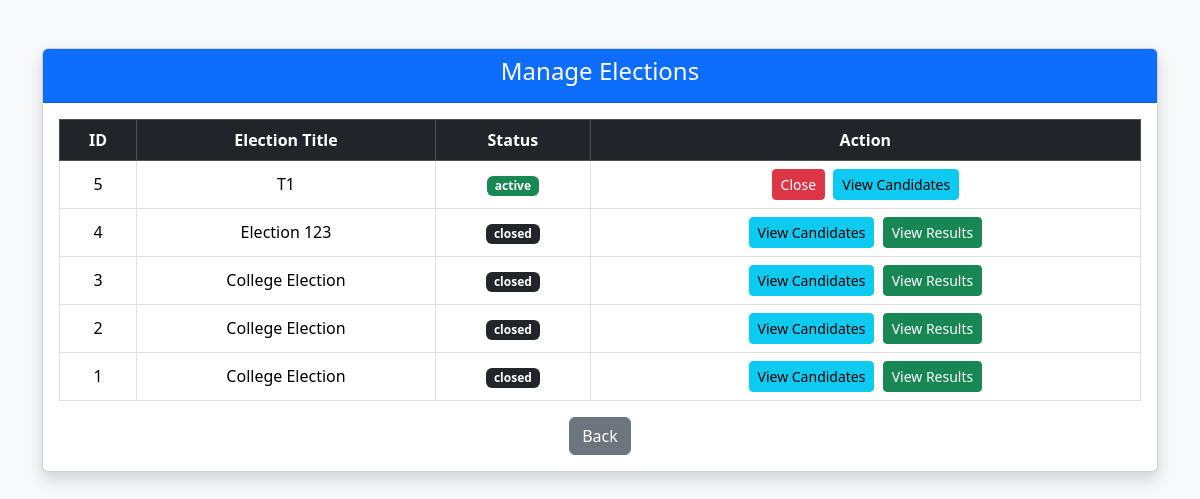
Page /admin/elections (signed in) on the committed database.
### tables this page shows
CREATE TABLE elections (
            id INTEGER PRIMARY KEY AUTOINCREMENT,
            title TEXT NOT NULL,
            description TEXT,
            status TEXT CHECK(status IN ('upcoming', 'active', 'closed')) NOT NULL DEFAULT 'upcoming',
            created_by INTEGER NOT NULL
        );

### app.py (the view)
@app.route("/admin/elections")
@login_required
@admin_required
def admin_elections():
    conn = get_db_connection()
    elections = conn.execute(
        "SELECT * FROM elections ORDER BY id DESC"
    ).fetchall()
    conn.close()
    return render_template("admin/manage_elections.html", elections=elections)

### app.py (called while the page is built)
def get_db_connection():
    conn = sqlite3.connect(DATABASE)
    conn.row_factory = sqlite3.Row
    return conn

def login_required(view_func):
    @wraps(view_func)
    def wrapper(*args, **kwargs):
        if "user_id" not in session:
            flash("Please login first", "danger")
            return redirect(url_for("login"))
        return view_func(*args, **kwargs)
    return wrapper

def admin_required(view_func):
    @wraps(view_func)
    def wrapper(*args, **kwargs):
        if "user_id" not in session:
            flash("Please login first", "danger")
            return redirect(url_for("login"))
        if session.get("role") != "admin":
            flash("Admin access required", "danger")
            return redirect(url_for("login"))
        return view_func(*args, **kwargs)
    return wrapper

### templates/admin/manage_elections.html (shortened to what this page needs)
<!DOCTYPE html>
<html lang="en">
<head>
    <link href="https://cdn.jsdelivr.net/npm/bootstrap@5.3.2/dist/css/bootstrap.min.css" rel="stylesheet">
</head>
<body class="bg-light">
<div class="container mt-5">
    <div class="card shadow">
        <div class="card-header bg-primary text-white text-center">
            <h4>Manage Elections</h4>
        </div>
        <div class="card-body">
            {% if elections %}
            <table class="table table-bordered text-center align-middle">
                <thead class="table-dark">
                    <tr>
                        <th>ID</th>
                        <th>Election Title</th>
                        <th>Status</th>
                        <th>Action</th>
                    </tr>
                </thead>
                <tbody>
                    {% for election in elections %}
                    <tr>
                        <td>{{ election.id }}</td>
                        <td>{{ election.title }}</td>
                        <td>
                            <span class="badge
                                {% if election.status == 'upcoming' %}bg-secondary
                                {% elif election.status == 'active' %}bg-success
                                {% else %}bg-dark{% endif %}">
                                {{ election.status }}
                            </span>
                        </td>
                        <td>
                            {% if election.status == "upcoming" %}
                                <form action="/admin/activate-election/{{ election.id }}"
                                    method="post" class="d-inline">
                                    <button class="btn btn-sm btn-primary">Activate</button>
                                </form>
                                <a href="/admin/add-candidate/{{ election.id }}"
                                class="btn btn-sm btn-success ms-1">
                                    Add Candidate
                                </a>
                            {% elif election.status == "active" %}
                                <form action="/admin/close-election/{{ election.id }}"
                                    method="post" class="d-inline">
                                    <button class="btn btn-sm btn-danger">Close</button>
                                </form>
                                <a href="/admin/election/{{ election.id }}/candidates"
                                class="btn btn-sm btn-info ms-1">
                                    View Candidates
                                </a>
                            {% else %}
                                <a href="/admin/election/{{ election.id }}/candidates"
                                class="btn btn-sm btn-info">
                                    View Candidates
                                </a>
                                <a href="{{ url_for('admin_results', election_id=election.id) }}"
                                class="btn btn-sm btn-success ms-1">
                                    View Results
                                </a>
                            {% endif %}
                        </td>
                    </tr>
                    {% endfor %}
                </tbody>
            </table>
            {% else %}
                <p class="text-center text-muted">No elections created yet.</p>
            {% endif %}
            <div class="text-center mt-3">
                <a href="/admin" class="btn btn-secondary">Back</a>
            </div>
        </div>
    </div>
</div>
</body>
</html>

### rows in the picture
elections: id "5", title "T1", status "active"
elections: id "4", title "Election 123", status "closed"
elections: id "3", title "College Election", status "closed"
elections: id "2", title "College Election", status "closed"
elections: id "1", title "College Election", status "closed"
